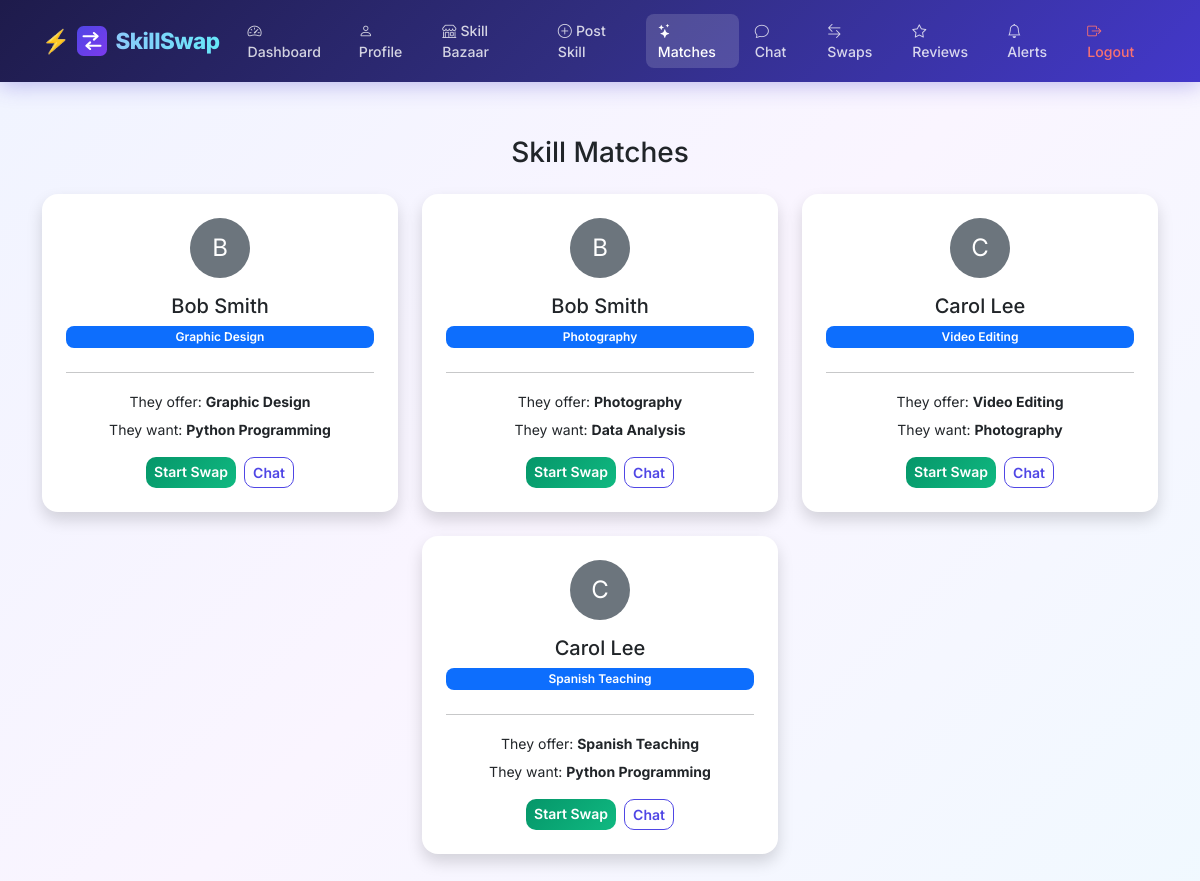
Screenshot of /matches/ (signed in) with the database file from the repository.
### core/models.py (models this page shows, shortened)
class Skill(models.Model):
    user = models.ForeignKey(User, on_delete=models.CASCADE, related_name='skills')
    name = models.CharField(max_length=100)
    description = models.TextField(blank=True)
    skill_wanted = models.CharField(max_length=100, blank=True)
    is_active = models.BooleanField(default=True)
    teaser_video = models.FileField(upload_to='skill_videos/', blank=True, null=True)
    created_at = models.DateTimeField(auto_now_add=True)

### core/views.py (the view)
# urls.py: path('matches/', views.matches_view, name='matches'),
@login_required
def matches_view(request):
    my_skills = Skill.objects.filter(user=request.user, is_active=True)
    my_wanted = [s.skill_wanted.lower() for s in my_skills if s.skill_wanted]
    my_offered = [s.name.lower() for s in my_skills]
    matches = []
    if my_wanted or my_offered:
        other_skills = Skill.objects.filter(is_active=True).exclude(user=request.user)
        for skill in other_skills:
            offered_match = any(w in skill.name.lower() for w in my_wanted)
            wanted_match = any(o in (skill.skill_wanted or '').lower() for o in my_offered)
            if offered_match or wanted_match:
                matches.append(skill)
    return render(request, 'matches.html', {'matches': matches})

### templates/matches.html (shortened to what this page needs)
{% extends 'base.html' %}
{% block nav_matches %}active{% endblock %}
{% block content %}
<div class="container mt-4">
  <h3 class="mb-4 text-center">Skill Matches</h3>
  {% if matches %}
  <div class="row justify-content-center">
    {% for skill in matches %}
    <div class="col-md-4 mb-4">
      <div class="card shadow border-0 text-center p-4">
        <div class="rounded-circle bg-secondary text-white d-inline-flex align-items-center justify-content-center mx-auto mb-3" style="width:60px;height:60px;font-size:1.5rem;">
          {{ skill.user.username|first|upper }}
        </div>
        <h5>{{ skill.user.get_full_name|default:skill.user.username }}</h5>
        <span class="badge bg-primary mb-2">{{ skill.name }}</span>
        <hr>
        <p class="mb-1"><small>They offer: <strong>{{ skill.name }}</strong></small></p>
        {% if skill.skill_wanted %}
        <p class="mb-2"><small>They want: <strong>{{ skill.skill_wanted }}</strong></small></p>
        {% endif %}
        <div class="d-flex gap-2 justify-content-center mt-2">
          <a href="{% url 'request_swap' skill.id %}" class="btn btn-success btn-sm">Start Swap</a>
          <a href="{% url 'chat' skill.user.id %}" class="btn btn-outline-primary btn-sm">Chat</a>
        </div>
      </div>
    </div>
    {% endfor %}
  </div>
  {% endif %}
</div>
{% endblock %}

### templates/base.html (style rules this page uses)
* { font-family: 'Inter', sans-serif; }
body { background: linear-gradient(135deg, #f0f4ff 0%, #faf5ff 50%, #f0f9ff 100%); min-height: 100vh; }
.card { border: none; border-radius: 16px; box-shadow: 0 4px 24px rgba(0,0,0,0.07); transition: transform 0.2s ease, box-shadow 0.2s ease; background: #ffffff; }
.btn-success { background: linear-gradient(135deg, #059669, #10b981); border: none; border-radius: 10px; font-weight: 600; }
.btn-outline-primary { border-color: #4f46e5; color: #4f46e5; border-radius: 10px; font-weight: 600; }
.badge { border-radius: 8px; font-weight: 600; padding: 5px 10px; }

### rows the page displays
Skill: user.username|first "B", user.get_full_name "Bob Smith", name "Graphic Design", skill_wanted "Python Programming"
Skill: user.username|first "B", user.get_full_name "Bob Smith", name "Photography", skill_wanted "Data Analysis"
Skill: user.username|first "C", user.get_full_name "Carol Lee", name "Video Editing", skill_wanted "Photography"
Skill: user.username|first "C", user.get_full_name "Carol Lee", name "Spanish Teaching", skill_wanted "Python Programming"
